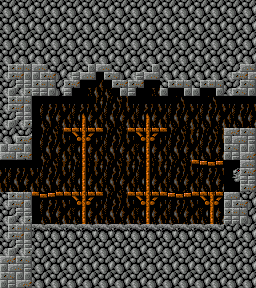

Rendered tile map (Tiled .tmx) drawn with the repository's tilesets; below, a short description and the full map source, tile grids included:
An orthogonal 32x36 tile map with 8x8 px tiles, 1 tile layer (Tile Layer).

<map version="1.2" tiledversion="1.2.4" orientation="orthogonal" renderorder="left-up" width="32" height="36" tilewidth="8" tileheight="8" infinite="0" nextlayerid="2" nextobjectid="1">
 <tileset firstgid="1" source="Bank 2.tsx" />
 <layer id="1" name="Tile Layer" width="32" height="36" locked="1">
  <data encoding="csv">
218,219,218,219,218,219,218,219,218,219,218,219,218,219,218,219,218,219,218,219,218,219,218,219,218,219,218,219,218,219,218,219,
220,221,220,221,220,221,220,221,220,221,220,221,220,221,220,221,220,221,220,221,220,221,220,221,220,221,220,221,220,221,220,221,
218,219,218,219,218,219,218,219,218,219,218,219,218,219,218,219,218,219,218,219,218,219,218,219,218,219,218,219,218,219,218,219,
220,221,220,221,220,221,220,221,220,221,220,221,220,221,220,221,220,221,220,221,220,221,220,221,220,221,220,221,220,221,220,221,
218,219,218,219,218,219,218,219,218,219,218,219,218,219,218,219,218,219,218,219,218,219,218,219,218,219,218,219,218,219,218,219,
220,221,220,221,220,221,220,221,220,221,220,221,220,221,220,221,220,221,220,221,220,221,220,221,220,221,220,221,220,221,220,221,
218,219,218,219,218,219,218,219,218,219,218,219,218,219,218,219,218,219,218,219,218,219,218,219,218,219,218,219,218,219,218,219,
220,221,220,221,220,221,220,221,220,221,220,221,220,221,220,221,220,221,220,221,220,221,220,221,220,221,220,221,220,221,220,221,
218,240,243,239,238,239,218,219,218,219,218,242,238,239,218,219,218,219,218,242,218,219,218,219,218,219,218,219,218,219,238,239,
220,240,241,242,242,240,241,221,220,244,238,239,1,240,239,221,220,244,238,239,220,221,220,221,220,221,220,221,220,240,241,238,
218,219,244,244,240,243,239,219,240,241,1,1,66,1,240,241,240,241,1,1,218,240,243,239,218,240,243,239,218,219,240,239,
220,242,220,240,244,244,242,221,244,1,1,73,70,71,1,242,244,1,1,73,242,1,1,242,242,1,1,242,220,240,239,242,
218,240,243,239,1,1,1,1,1,1,1,1,58,59,60,61,1,1,1,1,1,1,60,1,1,1,60,1,1,1,1,1,
220,240,241,242,1,63,64,65,62,63,64,65,62,63,64,65,62,63,64,65,62,63,64,65,62,63,64,65,62,63,64,65,
218,219,244,244,1,67,68,69,66,67,182,69,66,67,68,69,66,67,182,69,66,67,68,69,66,67,68,69,66,67,68,69,
220,242,220,240,1,71,72,73,70,71,178,73,70,71,72,73,70,71,178,73,70,71,72,73,70,71,72,73,70,71,72,73,
218,219,218,219,1,59,60,61,183,186,187,188,183,59,60,61,183,186,187,188,183,59,60,61,58,59,60,61,238,241,240,239,
220,221,240,241,1,63,64,65,62,179,180,181,62,63,64,65,62,179,180,181,62,63,64,65,62,63,64,65,242,238,239,244,
242,238,239,242,1,67,68,69,66,67,178,69,66,67,68,69,66,67,178,69,66,67,68,69,66,67,68,69,240,239,242,242,
238,239,240,241,1,71,72,73,70,71,177,73,70,71,72,73,70,71,177,73,70,71,72,73,70,71,72,73,242,244,238,241,
1,1,1,1,1,59,60,61,58,59,177,61,58,59,60,61,58,59,177,61,58,59,60,61,183,184,185,184,1,1,238,239,
62,63,64,65,62,63,64,65,62,63,178,65,62,63,64,65,62,63,178,65,62,63,64,65,62,63,64,65,1,87,240,241,
66,67,68,69,66,67,68,69,66,67,178,69,66,67,68,69,66,67,178,69,66,67,68,69,66,67,68,69,1,88,244,244,
70,71,72,73,70,71,72,73,70,71,177,73,70,71,72,73,70,71,177,73,70,71,72,73,70,71,72,73,1,1,240,241,
218,240,243,239,183,185,184,183,183,186,187,188,183,59,60,61,183,186,187,188,183,184,185,184,183,186,187,188,238,239,218,219,
220,240,241,242,1,63,64,65,62,179,180,181,62,63,64,65,62,179,180,181,62,63,64,65,62,179,180,181,242,240,241,221,
218,219,244,244,1,67,68,69,66,67,178,69,66,67,68,69,66,67,178,69,66,67,68,69,66,67,178,69,240,243,239,219,
220,242,220,240,1,71,72,73,70,71,177,73,70,71,72,73,70,71,177,73,70,71,72,73,70,71,177,73,244,244,242,221,
218,240,243,239,214,215,214,215,214,215,214,215,214,215,214,215,214,215,214,215,214,215,214,215,214,215,214,215,218,219,218,219,
220,240,241,242,216,217,216,217,216,217,216,217,216,217,216,217,216,217,216,217,216,217,216,217,216,217,216,217,220,221,220,221,
218,219,244,244,218,219,218,219,218,219,218,219,218,219,218,219,218,219,218,219,218,219,218,219,218,219,218,219,218,219,218,219,
220,242,220,240,220,221,220,221,220,221,220,221,220,221,220,221,220,221,220,221,220,221,220,221,220,221,220,221,220,221,220,221,
238,241,240,239,218,219,218,219,218,219,218,219,218,219,218,219,218,219,218,219,218,219,218,219,218,219,218,219,218,219,218,219,
242,238,239,244,220,221,220,221,220,221,220,221,220,221,220,221,220,221,220,221,220,221,220,221,220,221,220,221,220,221,220,221,
240,239,242,242,218,219,218,219,218,219,218,219,218,219,218,219,218,219,218,219,218,219,218,219,218,219,218,219,218,219,218,219,
242,244,238,241,220,221,220,221,220,221,220,221,220,221,220,221,220,221,220,221,220,221,220,221,220,221,220,221,220,221,220,221
</data>
 </layer>
</map>